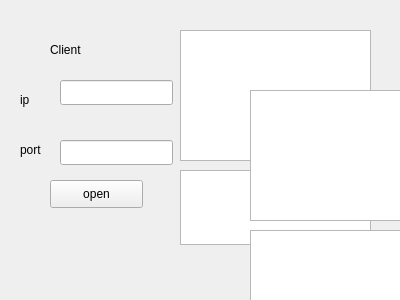
<?xml version="1.0" encoding="UTF-8"?>
<ui version="4.0">
 <class>ClientWin</class>
 <widget class="QWidget" name="ClientWin">
  <property name="geometry">
   <rect>
    <x>0</x>
    <y>0</y>
    <width>400</width>
    <height>300</height>
   </rect>
  </property>
  <property name="windowTitle">
   <string>Form</string>
  </property>
  <widget class="QLabel" name="ipLabel">
   <property name="geometry">
    <rect>
     <x>20</x>
     <y>90</y>
     <width>69</width>
     <height>19</height>
    </rect>
   </property>
   <property name="text">
    <string>ip</string>
   </property>
  </widget>
  <widget class="QPushButton" name="openButton">
   <property name="geometry">
    <rect>
     <x>50</x>
     <y>180</y>
     <width>93</width>
     <height>28</height>
    </rect>
   </property>
   <property name="text">
    <string>open</string>
   </property>
  </widget>
  <widget class="QTextEdit" name="textEdit">
   <property name="geometry">
    <rect>
     <x>180</x>
     <y>170</y>
     <width>191</width>
     <height>75</height>
    </rect>
   </property>
  </widget>
  <widget class="QTextBrowser" name="data">
   <property name="geometry">
    <rect>
     <x>180</x>
     <y>30</y>
     <width>191</width>
     <height>131</height>
    </rect>
   </property>
  </widget>
  <widget class="QLineEdit" name="portLine">
   <property name="geometry">
    <rect>
     <x>60</x>
     <y>140</y>
     <width>113</width>
     <height>25</height>
    </rect>
   </property>
  </widget>
  <widget class="QLabel" name="label">
   <property name="geometry">
    <rect>
     <x>50</x>
     <y>40</y>
     <width>69</width>
     <height>19</height>
    </rect>
   </property>
   <property name="text">
    <string>Client</string>
   </property>
  </widget>
  <widget class="QLineEdit" name="ipLine">
   <property name="geometry">
    <rect>
     <x>60</x>
     <y>80</y>
     <width>113</width>
     <height>25</height>
    </rect>
   </property>
  </widget>
  <widget class="QLabel" name="portLabel">
   <property name="geometry">
    <rect>
     <x>20</x>
     <y>140</y>
     <width>69</width>
     <height>19</height>
    </rect>
   </property>
   <property name="text">
    <string>port</string>
   </property>
  </widget>
  <widget class="QPushButton" name="sendButton">
   <property name="geometry">
    <rect>
     <x>280</x>
     <y>250</y>
     <width>93</width>
     <height>28</height>
    </rect>
   </property>
   <property name="text">
    <string>send</string>
   </property>
  </widget>
  <widget class="QTextBrowser" name="data_2">
   <property name="geometry">
    <rect>
     <x>250</x>
     <y>90</y>
     <width>191</width>
     <height>131</height>
    </rect>
   </property>
  </widget>
  <widget class="QTextEdit" name="textEdit_2">
   <property name="geometry">
    <rect>
     <x>250</x>
     <y>230</y>
     <width>191</width>
     <height>75</height>
    </rect>
   </property>
  </widget>
  <widget class="QPushButton" name="sendButton_2">
   <property name="geometry">
    <rect>
     <x>350</x>
     <y>310</y>
     <width>93</width>
     <height>28</height>
    </rect>
   </property>
   <property name="text">
    <string>send</string>
   </property>
  </widget>
 </widget>
 <resources/>
 <connections/>
</ui>
